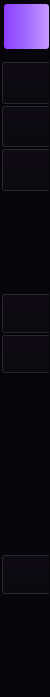
     <widget class="QFrame" name="mini_menu">
      <property name="minimumSize">
       <size>
        <width>50</width>
        <height>697</height>
       </size>
      </property>
      <property name="maximumSize">
       <size>
        <width>50</width>
        <height>16777215</height>
       </size>
      </property>
      <property name="styleSheet">
       <string notr="true">QFrame {
background-color: rgb(9, 5, 13);
}
QVBoxLayout {
background-color: rgb(9, 5, 13);
background-color: rgb(9, 5, 13);
}
QPushButton {
background-color: rgb(9, 5, 13);
}</string>
      </property>
      <property name="frameShape">
       <enum>QFrame::StyledPanel</enum>
      </property>
      <property name="frameShadow">
       <enum>QFrame::Raised</enum>
      </property>
      <layout class="QVBoxLayout" name="verticalLayout_3">
       <property name="spacing">
        <number>0</number>
       </property>
       <property name="leftMargin">
        <number>0</number>
       </property>
       <property name="topMargin">
        <number>0</number>
       </property>
       <property name="rightMargin">
        <number>0</number>
       </property>
       <property name="bottomMargin">
        <number>0</number>
       </property>
       <item>
        <widget class="QFrame" name="type_menu">
         <property name="styleSheet">
          <string notr="true"/>
         </property>
         <property name="frameShape">
          <enum>QFrame::StyledPanel</enum>
         </property>
         <property name="frameShadow">
          <enum>QFrame::Raised</enum>
         </property>
         <widget class="QWidget" name="layoutWidget">
          <property name="geometry">
           <rect>
            <x>0</x>
            <y>60</y>
            <width>51</width>
            <height>131</height>
           </rect>
          </property>
          <layout class="QVBoxLayout" name="verticalLayout_9" stretch="0,0,0">
           <property name="spacing">
            <number>0</number>
           </property>
           <item>
            <widget class="QPushButton" name="min_weight">
             <property name="sizePolicy">
              <sizepolicy hsizetype="Minimum" vsizetype="Minimum">
               <horstretch>0</horstretch>
               <verstretch>0</verstretch>
              </sizepolicy>
             </property>
             <property name="maximumSize">
              <size>
               <width>16777215</width>
               <height>45</height>
              </size>
             </property>
             <property name="font">
              <font>
               <family>Swis721 BlkCn BT</family>
               <pointsize>10</pointsize>
               <italic>false</italic>
               <bold>false</bold>
              </font>
             </property>
             <property name="toolTip">
              <string>Weight Converter</string>
             </property>
             <property name="styleSheet">
              <string notr="true">QPushButton {
font: 10pt &quot;Swis721 BlkCn BT&quot;;
color: rgba(255, 255, 255, 210);
padding: 2px;
}

QPushButton:hover {
    background-color: qlineargradient(spread:reflect, x1:0, y1:0, x2:1, y2:0, stop:0 #B270FF, stop:0.5 #C89DFF, stop:1 #E4C3FF);
}
QPushButton:pressed {
padding-left: 5px;
padding-top: 5px;
background-color: #C795FF;
}
QPushButton {
    border-bottom: 2px solid transparent;
    border-left: 2px solid transparent;

}

QPushButton:checked {
border-bottom: 2px solid #8D3EFF;
border-left: 5px solid #8D3EFF;
}
</string>
             </property>
             <property name="text">
              <string/>
             </property>
             <property name="icon">
              <iconset resource="my_res.qrc">
               <normaloff>:/w_icons/white_icons/anchor.svg</normaloff>:/w_icons/white_icons/anchor.svg</iconset>
             </property>
             <property name="iconSize">
              <size>
               <width>25</width>
               <height>25</height>
              </size>
             </property>
             <property name="checkable">
              <bool>true</bool>
             </property>
             <property name="autoExclusive">
              <bool>true</bool>
             </property>
            </widget>
           </item>
           <item>
            <widget class="QPushButton" name="min_length">
             <property name="sizePolicy">
              <sizepolicy hsizetype="Minimum" vsizetype="Minimum">
               <horstretch>0</horstretch>
               <verstretch>0</verstretch>
              </sizepolicy>
             </property>
             <property name="maximumSize">
              <size>
               <width>16777215</width>
               <height>45</height>
              </size>
             </property>
             <property name="font">
              <font>
               <family>Swis721 BlkCn BT</family>
               <pointsize>10</pointsize>
               <italic>false</italic>
               <bold>false</bold>
              </font>
             </property>
             <property name="toolTip">
              <string>Length Converter</string>
             </property>
             <property name="styleSheet">
              <string notr="true">QPushButton {
font: 10pt &quot;Swis721 BlkCn BT&quot;;
color: rgba(255, 255, 255, 210);
padding: 2px;
}

QPushButton:hover {
    background-color: qlineargradient(spread:reflect, x1:0, y1:0, x2:1, y2:0, stop:0 #B270FF, stop:0.5 #C89DFF, stop:1 #E4C3FF);
}
QPushButton:pressed {
padding-left: 5px;
padding-top: 5px;
background-color: #C795FF;
}
QPushButton {
    border-bottom: 2px solid transparent;
    border-left: 2px solid transparent;
}

QPushButton:checked {
border-bottom: 2px solid #8D3EFF;
border-left: 5px solid #8D3EFF;
}</string>
             </property>
             <property name="text">
              <string/>
             </property>
             <property name="icon">
              <iconset resource="my_res.qrc">
               <normaloff>:/w_icons/white_icons/code.svg</normaloff>:/w_icons/white_icons/code.svg</iconset>
             </property>
             <property name="iconSize">
              <size>
               <width>25</width>
               <height>25</height>
              </size>
             </property>
             <property name="checkable">
              <bool>true</bool>
             </property>
             <property name="autoExclusive">
              <bool>true</bool>
             </property>
            </widget>
           </item>
           <item>
            <widget class="QPushButton" name="min_bmi">
             <property name="sizePolicy">
              <sizepolicy hsizetype="Minimum" vsizetype="Minimum">
               <horstretch>0</horstretch>
               <verstretch>0</verstretch>
              </sizepolicy>
             </property>
             <property name="maximumSize">
              <size>
               <width>16777215</width>
               <height>45</height>
              </size>
             </property>
             <property name="font">
              <font>
               <family>Swis721 BlkCn BT</family>
               <pointsize>10</pointsize>
               <italic>false</italic>
               <bold>false</bold>
              </font>
             </property>
             <property name="toolTip">
              <string>BMI Calculator</string>
             </property>
             <property name="styleSheet">
              <string notr="true">QPushButton {
font: 10pt &quot;Swis721 BlkCn BT&quot;;
color: rgba(255, 255, 255, 210);
padding: 5px;
}

QPushButton:hover {
    background-color: qlineargradient(spread:reflect, x1:0, y1:0, x2:1, y2:0, stop:0 #B270FF, stop:0.5 #C89DFF, stop:1 #E4C3FF);
}
QPushButton:pressed {
padding-left: 5px;
padding-top: 5px;
background-color: #C795FF;
}
QPushButton {
    border-bottom: 2px solid transparent;
    border-left: 2px solid transparent;
}

QPushButton:checked {
border-bottom: 2px solid #8D3EFF;
border-left: 5px solid #8D3EFF;
}
</string>
             </property>
             <property name="text">
              <string/>
             </property>
             <property name="icon">
              <iconset resource="my_res.qrc">
               <normaloff>:/w_icons/white_icons/heart.svg</normaloff>:/w_icons/white_icons/heart.svg</iconset>
             </property>
             <property name="iconSize">
              <size>
               <width>25</width>
               <height>25</height>
              </size>
             </property>
             <property name="checkable">
              <bool>true</bool>
             </property>
             <property name="autoExclusive">
              <bool>true</bool>
             </property>
            </widget>
           </item>
          </layout>
         </widget>
         <widget class="QFrame" name="frame_10">
          <property name="geometry">
           <rect>
            <x>-10</x>
            <y>0</y>
            <width>71</width>
            <height>51</height>
           </rect>
          </property>
          <property name="frameShape">
           <enum>QFrame::StyledPanel</enum>
          </property>
          <property name="frameShadow">
           <enum>QFrame::Raised</enum>
          </property>
          <layout class="QHBoxLayout" name="horizontalLayout_19">
           <property name="spacing">
            <number>0</number>
           </property>
           <property name="leftMargin">
            <number>0</number>
           </property>
           <property name="topMargin">
            <number>0</number>
           </property>
           <property name="rightMargin">
            <number>0</number>
           </property>
           <property name="bottomMargin">
            <number>0</number>
           </property>
           <item>
            <widget class="QLabel" name="icon">
             <property name="maximumSize">
              <size>
               <width>45</width>
               <height>45</height>
              </size>
             </property>
             <property name="styleSheet">
              <string notr="true">QLabel {
    background-color: qlineargradient(x1:0, y1:0, x2:1, y2:0, stop:0 #8D3EFF, stop:0.5 #A26BFF, stop:1 #C798FF);
    color: rgba(255, 255, 255, 210);
    border-radius: 3px;
    padding: 5px;
}</string>
             </property>
             <property name="text">
              <string/>
             </property>
             <property name="pixmap">
              <pixmap resource="my_res.qrc">:/w_icons/white_icons/codesandbox.svg</pixmap>
             </property>
             <property name="alignment">
              <set>Qt::AlignCenter</set>
             </property>
             <property name="margin">
              <number>5</number>
             </property>
            </widget>
           </item>
          </layout>
         </widget>
        </widget>
       </item>
       <item>
        <widget class="QFrame" name="option_menu">
         <property name="styleSheet">
          <string notr="true">QFrame {
background-color: rgb(9, 5, 13);
}</string>
         </property>
         <property name="frameShape">
          <enum>QFrame::StyledPanel</enum>
         </property>
         <property name="frameShadow">
          <enum>QFrame::Raised</enum>
         </property>
         <widget class="QWidget" name="layoutWidget_2">
          <property name="geometry">
           <rect>
            <x>0</x>
            <y>60</y>
            <width>51</width>
            <height>81</height>
           </rect>
          </property>
          <layout class="QVBoxLayout" name="verticalLayout_10">
           <property name="spacing">
            <number>0</number>
           </property>
           <item>
            <widget class="QPushButton" name="min_about">
             <property name="sizePolicy">
              <sizepolicy hsizetype="Minimum" vsizetype="Minimum">
               <horstretch>0</horstretch>
               <verstretch>0</verstretch>
              </sizepolicy>
             </property>
             <property name="maximumSize">
              <size>
               <width>16777215</width>
               <height>16777215</height>
              </size>
             </property>
             <property name="font">
              <font>
               <family>Swis721 BlkCn BT</family>
               <pointsize>10</pointsize>
               <italic>false</italic>
               <bold>false</bold>
              </font>
             </property>
             <property name="toolTip">
              <string>About</string>
             </property>
             <property name="styleSheet">
              <string notr="true">QPushButton {
font: 10pt &quot;Swis721 BlkCn BT&quot;;
color: rgba(255, 255, 255, 210);
padding: 2px;
}
QPushButton:hover {
    background-color: qlineargradient(spread:reflect, x1:0, y1:0, x2:1, y2:0, stop:0 #B270FF, stop:0.5 #C89DFF, stop:1 #E4C3FF);
}
QPushButton:pressed {
padding-left: 5px;
padding-top: 5px;
background-color: #C795FF;
}

</string>
             </property>
             <property name="text">
              <string/>
             </property>
             <property name="icon">
              <iconset resource="my_res.qrc">
               <normaloff>:/w_icons/white_icons/info.svg</normaloff>:/w_icons/white_icons/info.svg</iconset>
             </property>
             <property name="iconSize">
              <size>
               <width>25</width>
               <height>25</height>
              </size>
             </property>
             <property name="checkable">
              <bool>true</bool>
             </property>
             <property name="autoExclusive">
              <bool>true</bool>
             </property>
            </widget>
           </item>
           <item>
            <widget class="QPushButton" name="min_help">
             <property name="sizePolicy">
              <sizepolicy hsizetype="Minimum" vsizetype="Minimum">
               <horstretch>0</horstretch>
               <verstretch>0</verstretch>
              </sizepolicy>
             </property>
             <property name="maximumSize">
              <size>
               <width>16777215</width>
               <height>16777215</height>
              </size>
             </property>
             <property name="font">
              <font>
               <family>Swis721 BlkCn BT</family>
               <pointsize>10</pointsize>
               <italic>false</italic>
               <bold>false</bold>
              </font>
             </property>
             <property name="toolTip">
              <string>Help</string>
             </property>
             <property name="styleSheet">
              <string notr="true">QPushButton {
font: 10pt &quot;Swis721 BlkCn BT&quot;;
color: rgba(255, 255, 255, 210);
padding: 2px;
}

QPushButton:hover {
    background-color: qlineargradient(spread:reflect, x1:0, y1:0, x2:1, y2:0, stop:0 #B270FF, stop:0.5 #C89DFF, stop:1 #E4C3FF);
}
QPushButton:pressed {
padding-left: 5px;
padding-top: 5px;
background-color: #C795FF;
}

</string>
             </property>
             <property name="text">
              <string/>
             </property>
             <property name="icon">
              <iconset resource="my_res.qrc">
               <normaloff>:/w_icons/white_icons/help-circle.svg</normaloff>:/w_icons/white_icons/help-circle.svg</iconset>
             </property>
             <property name="iconSize">
              <size>
               <width>25</width>
               <height>25</height>
              </size>
             </property>
             <property name="checkable">
              <bool>true</bool>
             </property>
             <property name="autoExclusive">
              <bool>true</bool>
             </property>
            </widget>
           </item>
          </layout>
         </widget>
        </widget>
       </item>
       <item>
        <widget class="QFrame" name="exit_menu">
         <property name="frameShape">
          <enum>QFrame::StyledPanel</enum>
         </property>
         <property name="frameShadow">
          <enum>QFrame::Raised</enum>
         </property>
         <widget class="QPushButton" name="min_exit">
          <property name="geometry">
           <rect>
            <x>0</x>
            <y>90</y>
            <width>51</width>
            <height>41</height>
           </rect>
          </property>
          <property name="sizePolicy">
           <sizepolicy hsizetype="Minimum" vsizetype="Fixed">
            <horstretch>0</horstretch>
            <verstretch>0</verstretch>
           </sizepolicy>
          </property>
          <property name="minimumSize">
           <size>
            <width>0</width>
            <height>0</height>
           </size>
          </property>
          <property name="font">
           <font>
            <family>Swis721 BlkCn BT</family>
            <pointsize>10</pointsize>
            <italic>false</italic>
            <bold>false</bold>
           </font>
          </property>
          <property name="toolTip">
           <string>Quit</string>
          </property>
          <property name="styleSheet">
           <string notr="true">QPushButton {
font: 10pt &quot;Swis721 BlkCn BT&quot;;
color: rgba(255, 255, 255, 210);
padding: 2px;
}

QPushButton:hover {
    background-color: qlineargradient(spread:reflect, x1:0, y1:0, x2:1, y2:0, stop:0 #B270FF, stop:0.5 #C89DFF, stop:1 #E4C3FF);
}
QPushButton:pressed {
padding-left: 5px;
padding-top: 5px;
background-color: #C795FF;
}

</string>
          </property>
          <property name="text">
           <string/>
          </property>
          <property name="icon">
           <iconset resource="my_res.qrc">
            <normaloff>:/w_icons/white_icons/x-square.svg</normaloff>:/w_icons/white_icons/x-square.svg</iconset>
          </property>
          <property name="iconSize">
           <size>
            <width>25</width>
            <height>25</height>
           </size>
          </property>
          <property name="checkable">
           <bool>true</bool>
          </property>
          <property name="autoExclusive">
           <bool>true</bool>
          </property>
         </widget>
        </widget>
       </item>
      </layout>
     </widget>
